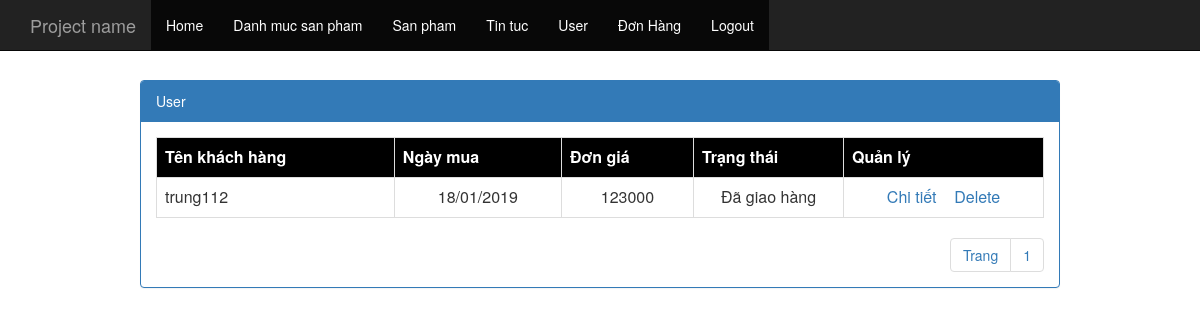
Page /admin/index.php?controller=order (signed in) on the committed database.
### tables this page shows
CREATE TABLE `tbl_order` (
  `order_id` int(11) NOT NULL,
  `total_amount` int(10) NOT NULL,
  `date` date NOT NULL,
  `customer_id` int(11) NOT NULL,
  `status` int(10) NOT NULL
);

CREATE TABLE `tbl_customer` (
  `customer_id` int(11) NOT NULL,
  `customer_name` char(200) NOT NULL,
  `customer_add` varchar(250) NOT NULL,
  `customer_phone` varchar(250) NOT NULL,
  `customer_note` varchar(250) NOT NULL
);

### admin/controller/controller_order.php (called while the page is built, shortened)
<?php
	class controller_order extends controller{
		public function __construct(){
			$total = $this->model->num_rows("select * from tbl_order inner join tbl_customer on tbl_order.customer_id = tbl_customer.customer_id");
			$record_per_page = 10;
			$num_page = ceil($total/$record_per_page);
			$page = isset($_GET["p"])&&is_numeric($_GET["p"])&&$_GET["p"]>0 ? ($_GET["p"]-1):0;
			$from = $page * $record_per_page;
			$arr = $this->model->fetch("select * from tbl_order inner join tbl_customer on tbl_order.customer_id = tbl_customer.customer_id order by status,order_id desc limit $from,$record_per_page");
			include "view/view_order.php";
		}
	}
	new controller_order();
 ?>

### application/controller.php (called while the page is built, shortened)
<?php
    class controller{
        public function __construct()
        {
            $this->model = new model();
        }
    }
?>

### application/model.php (called while the page is built, shortened)
<?php
    class model{
        public function fetch($sql){
            global $link;
            $result = mysqli_query($link,$sql);
            $arr = array();
            while($rows = mysqli_fetch_array($result))
                $arr[] = $rows;
            return $arr;
        }
        public function num_rows($sql){
            global  $link;
            $result = mysqli_query($link,$sql);
            return mysqli_num_rows($result);
        }
    }
?>

### admin/view/view_order.php (the view, shortened to what this page needs)
<div class="col-md-10 col-xs-offset-1">
	<div class="panel panel-primary">
		<div class="panel-heading">User</div>
		<div class="panel-body">
			<table class="table table-bordered table-hover">
				<tr style="background-color: black; color:white">
					<th>Tên khách hàng</th>
					<th>Ngày mua</th>
					<th>Đơn giá</th>
					<th style="width: 150px;">Trạng thái</th>
					<th style="width: 200px">Quản lý</th>
				</tr>
				<?php
					foreach($arr as $rows)
					{
				 ?>
				<tr>
					<td><?php echo $rows["customer_name"]; ?></td>
					<td style="text-align: center;">
					<?php
						$date = date_create($rows["date"]);
						echo date_format($date,"d/m/Y");
					?></td>
					<td style="text-align: center;"><?php echo $rows["total_amount"]; ?></td>
					<td style="text-align: center;">
						<?php echo $rows["status"]==1?"Đã giao hàng":"<span style='color:red;'>Chưa giao hàng</span>" ?>
					</td>
					<td style="text-align: center;">
					<a href="index.php?controller=order_detail&order_id=<?php echo $rows["order_id"]; ?>">Chi tiết</a>
						<a onclick="return window.confirm('Are you sure?');" href="index.php?controller=order&act=delete&id=<?php echo $rows["order_id"]; ?>">Delete</a>
					</td>
				</tr>
				<?php } ?>
			</table>
			<ul class="pagination pull-right">
				<li><a href="#">Trang</a></li>
				<?php
					for($i = 1; $i<=$num_page; $i++)
					{
				 ?>
				<li <?php echo isset($_GET["p"])&&$_GET["p"]==$i ? "class='active'":""; ?> ><a href="index.php?controller=order&p=<?php echo $i; ?>"><?php echo $i; ?></a></li>
				<?php } ?>
			</ul>
		</div>
	</div>
</div>

### admin/view/view_order.php (style rules this page uses)
.pagination { padding: 0px; margin:0px; }

### rows in the picture
tbl_order: customer.customer_name "trung112", date "18/01/2019", total_amount "123000", status "Đã giao hàng"
